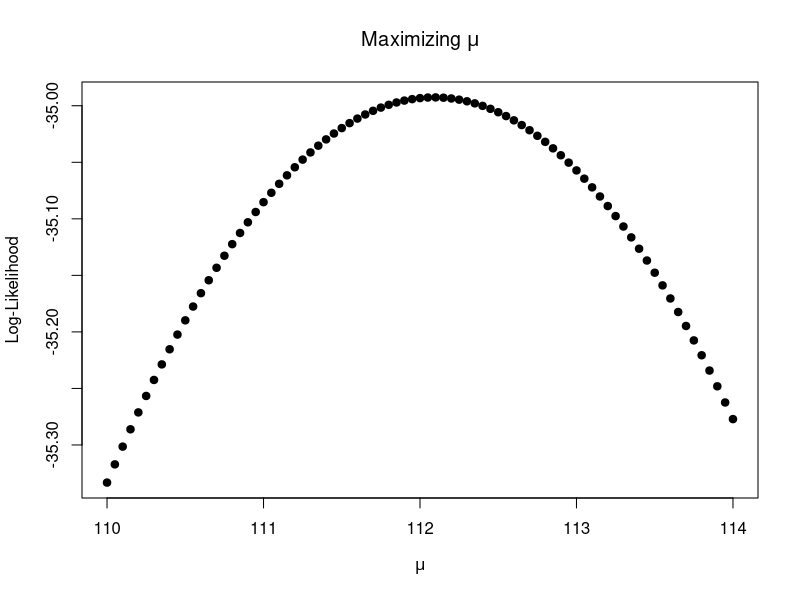

The R source for this figure:
## ---- chunk 1
mapr <- c(97.6, 117.7, 126.7, 111.0, 106.7, 108.4, 118.9, 108.6, 119.1, 106.2)
## ---- chunk 2
mu <- 112
sd_ <- 8.4
sum( dnorm(mapr, mean = mu, sd = sd_, log= T))
## ---- chunk 3
y_bar <- mean(mapr)
sd_y <- sum((mapr - y_bar)**2) / length(mapr)
sum( dnorm(mapr, mean = y_bar, sd = sqrt(sd_y), log= T))
## ---- chunk 4
mus <- seq(110,114,by=0.05)
ll_mu <- sapply(mus, function(x) sum( dnorm(mapr, mean = x, sd = sqrt(sd_y), log= T)))
plot(mus, ll_mu, 
     xlab = expression(mu), ylab = "Log-Likelihood", 
     main = expression(paste("Maximizing ",mu)),
     pch = 19)
## ---- chunk 5
cholest.u <- c(197, 199, 214, 217, 222, 227, 228, 234)
## ---- chunk 6

## ---- chunk 7

## ---- chunk 8
cholest.r <- c(139, 142, 143, 144, 145, 148, 155, 162, 171, 181)
## ---- chunk 9

## ---- chunk 10

## ---- chunk 11

## ---- chunk 12

## ---- chunk 13

## ---- chunk 14
hawks.2003 <- c(0, 2, 0, 0, 0, 4, 3, 0, 0, 1)
## ---- chunk 15
hawks.2009 <- c(1,1,3,3,2,2,2,4,0,3)
## ---- chunk 16

## ---- chunk 17

## ---- chunk 18

## ---- chunk 19

## ---- chunk 20

